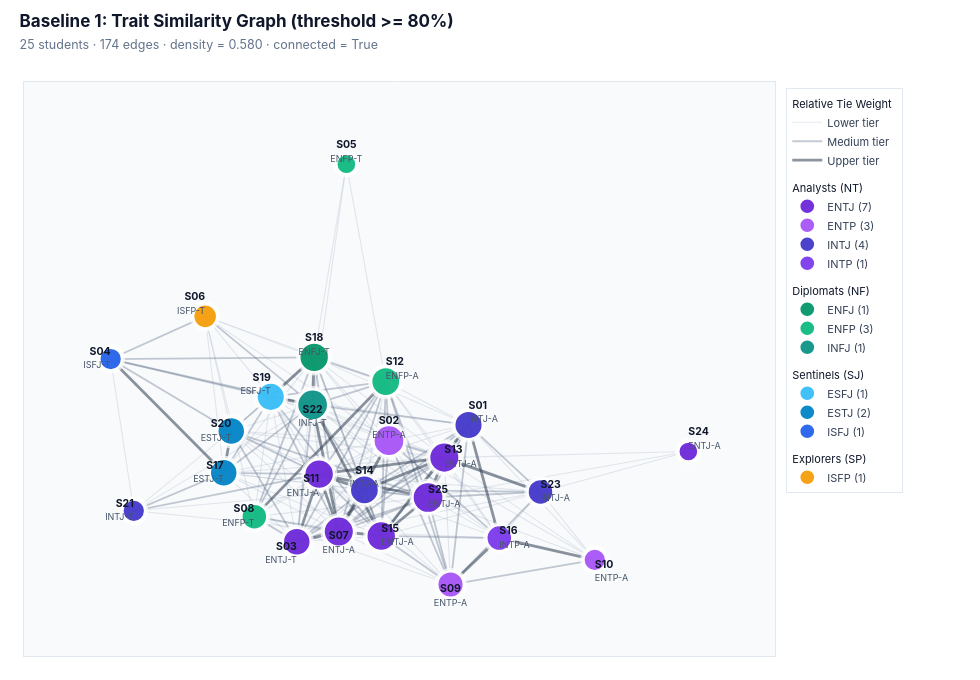

Write notebook code for a chart like this one.
### Markdown cell above
## 1. Baseline 1: Trait Similarity Graph

We start by connecting pairs whose average difference across the five traits is at most 20 percentage points ($\text{similarity} \ge 0.80$). This fixed cutoff produces a very dense network ($174$ edges, density $= 0.58$) with weak selectivity in the center of the cohort.

### Code cell
G_sim = G_base.copy()
students = df.index.tolist()
threshold = 0.80
sim_pairs = []

for i in range(len(students)):
    for j in range(i + 1, len(students)):
        u, v = students[i], students[j]
        diff = np.abs(df.loc[u, traits].values - df.loc[v, traits].values)
        sim = float(1.0 - diff.mean())
        if sim >= threshold:
            G_sim.add_edge(u, v, weight=sim)
            sim_pairs.append({
                "Student A": u, "MBTI A": df.loc[u, "mbti"],
                "Student B": v, "MBTI B": df.loc[v, "mbti"],
                "Similarity (%)": round(sim * 100, 1),
            })

sim_df = pd.DataFrame(sim_pairs).sort_values("Similarity (%)", ascending=False).reset_index(drop=True)
print(f"Similarity graph: {G_sim.number_of_nodes()} nodes, {G_sim.number_of_edges()} edges (density = {nx.density(G_sim):.2f})")
display(sim_df.head(10))

pos_sim = nx.spring_layout(G_sim, seed=42, k=1.25, iterations=200, weight="weight")
plot_network(G_sim, pos_sim, "Baseline 1: Trait Similarity Graph (threshold >= 80%)")

### Figure 1 — Plotly figure (JSON) as saved in the notebook; plotly's stock layout.template omitted (floating-point values rounded to 4 significant figures; data arrays with more than 128 entries replaced by an {"elided": "..."} marker saying what was removed)
{"data": [{"hoverinfo": "skip", "legendgroup": "Edges", "legendgrouptitle": {"text": "Relative Tie Weight"}, "line": {"color": "rgba(148, 163, 184, 0.24)", "width": 1.05}, "mode": "lines", "name": "Lower tier", "type": "scatter", "x": {"elided": "261 float values"}, "y": {"elided": "261 float values"}}, {"hoverinfo": "skip", "legendgroup": "Edges", "line": {"color": "rgba(100, 116, 139, 0.38)", "width": 1.8}, "mode": "lines", "name": "Medium tier", "type": "scatter", "x": {"elided": "186 float values"}, "y": {"elided": "186 float values"}}, {"hoverinfo": "skip", "legendgroup": "Edges", "line": {"color": "rgba(51, 65, 85, 0.56)", "width": 2.75}, "mode": "lines", "name": "Upper tier", "type": "scatter", "x": [0.3312, 0.06555, null, 0.3312, 0.4248, null, 0.08906, -0.06357, null, -0.1915, -0.06357, null, -0.1915, -0.1234, null, -0.7577, -0.4136, null, -0.06357, -0.1234, null, -0.06357, 0.01435, null, -0.06357, 0.06555, null, -0.06357, -0.1432, null, -0.3206, 0.07932, null, 0.2763, 0.4248, null, 0.7153, 0.4248, null, -0.1234, 0.2575, null, -0.1234, 0.01435, null, -0.1234, 0.208, null, 0.2575, 0.01435, null, 0.2575, 0.5502, null, 0.2575, 0.208, null, 0.06555, -0.1432, null, 0.06555, 0.208, null, -0.4136, -0.3908, null, -0.1385, -0.2706, null, -0.1385, -0.1432, null, -0.2706, -0.1432, null], "y": [0.0871, -0.2543, null, 0.0871, -0.2609, null, 0.03857, -0.2409, null, -0.2725, -0.2409, null, -0.2725, -0.06409, null, 0.2899, -0.06007, null, -0.2409, -0.06409, null, -0.2409, -0.1127, null, -0.2409, -0.2543, null, -0.2409, 0.1489, null, -0.195, 0.2206, null, -0.4038, -0.2609, null, -0.3278, -0.2609, null, -0.06409, -0.01339, null, -0.06409, -0.1127, null, -0.06409, -0.136, null, -0.01339, -0.1127, null, -0.01339, -0.1188, null, -0.01339, -0.136, null, -0.2543, 0.1489, null, -0.2543, -0.136, null, -0.06007, 0.06826, null, 0.295, 0.1735, null, 0.295, 0.1489, null, 0.1735, 0.1489, null]}, {"hoverinfo": "skip", "marker": {"color": "#FFFFFF", "line": {"width": 0}, "size": [34.9, 37.5, 34.25, 29.05, 26.45, 30.35, 36.85, 32.3, 32.95, 29.05, 36.2, 35.55, 36.85, 35.55, 36.2, 32.3, 34.25, 36.2, 34.9, 34.25, 29.05, 37.5, 32.3, 26.45, 37.5]}, "mode": "markers", "showlegend": false, "type": "scatter", "x": [0.3312, 0.08906, -0.1915, -0.7577, -0.04051, -0.4702, -0.06357, -0.3206, 0.2763, 0.7153, -0.1234, 0.07932, 0.2575, 0.01435, 0.06555, 0.4248, -0.4136, -0.1385, -0.2706, -0.3908, -0.6874, -0.1432, 0.5502, 1, 0.208], "y": [0.0871, 0.03857, -0.2725, 0.2899, 0.8893, 0.4211, -0.2409, -0.195, -0.4038, -0.3278, -0.06409, 0.2206, -0.01339, -0.1127, -0.2543, -0.2609, -0.06007, 0.295, 0.1735, 0.06826, -0.1771, 0.1489, -0.1188, 0.005393, -0.136]}, {"customdata": ["<b>S03</b> · ENTJ-T<br>Degree: <b>15</b> · Strength: <b>12.83</b><br><span style='color:#64748B'>E 65% · N 85% · T 63% · J 67% · A 49%</span>", "<b>S07</b> · ENTJ-A<br>Degree: <b>19</b> · Strength: <b>16.56</b><br><span style='color:#64748B'>E 51% · N 73% · T 69% · J 54% · A 51%</span>", "<b>S11</b> · ENTJ-A<br>Degree: <b>18</b> · Strength: <b>15.45</b><br><span style='color:#64748B'>E 61% · N 67% · T 69% · J 83% · A 54%</span>", "<b>S13</b> · ENTJ-A<br>Degree: <b>19</b> · Strength: <b>16.22</b><br><span style='color:#64748B'>E 54% · N 65% · T 86% · J 70% · A 64%</span>", "<b>S15</b> · ENTJ-A<br>Degree: <b>18</b> · Strength: <b>15.67</b><br><span style='color:#64748B'>E 52% · N 61% · T 54% · J 54% · A 69%</span>", "<b>S24</b> · ENTJ-A<br>Degree: <b>3</b> · Strength: <b>2.47</b><br><span style='color:#64748B'>E 100% · N 63% · T 86% · J 78% · A 99%</span>", "<b>S25</b> · ENTJ-A<br>Degree: <b>20</b> · Strength: <b>17.16</b><br><span style='color:#64748B'>E 67% · N 61% · T 67% · J 67% · A 71%</span>"], "hovertemplate": "%{customdata}<extra></extra>", "legendgroup": "Analysts (NT)", "legendgrouptitle": {"text": "Analysts (NT)"}, "marker": {"color": "#6D28D9", "line": {"color": "#FFFFFF", "width": 2.3}, "opacity": 0.95, "size": [27.75, 30.35, 29.7, 30.35, 29.7, 19.95, 31]}, "mode": "markers", "name": "ENTJ (7)", "type": "scatter", "x": [-0.1915, -0.06357, -0.1234, 0.2575, 0.06555, 1, 0.208], "y": [-0.2725, -0.2409, -0.06409, -0.01339, -0.2543, 0.005393, -0.136]}, {"customdata": ["<b>S02</b> · ENTP-A<br>Degree: <b>20</b> · Strength: <b>16.83</b><br><span style='color:#64748B'>E 51% · N 54% · T 76% · J 33% · A 53%</span>", "<b>S09</b> · ENTP-A<br>Degree: <b>13</b> · Strength: <b>11.14</b><br><span style='color:#64748B'>E 65% · N 56% · T 72% · J 40% · A 85%</span>", "<b>S10</b> · ENTP-A<br>Degree: <b>7</b> · Strength: <b>5.90</b><br><span style='color:#64748B'>E 60% · N 63% · T 99% · J 22% · A 83%</span>"], "hovertemplate": "%{customdata}<extra></extra>", "legendgroup": "Analysts (NT)", "marker": {"color": "#A855F7", "line": {"color": "#FFFFFF", "width": 2.3}, "opacity": 0.95, "size": [31, 26.45, 22.55]}, "mode": "markers", "name": "ENTP (3)", "type": "scatter", "x": [0.08906, 0.2763, 0.7153], "y": [0.03857, -0.4038, -0.3278]}, {"customdata": ["<b>S01</b> · INTJ-A<br>Degree: <b>16</b> · Strength: <b>13.61</b><br><span style='color:#64748B'>E 36% · N 64% · T 67% · J 58% · A 83%</span>", "<b>S14</b> · INTJ-A<br>Degree: <b>17</b> · Strength: <b>14.63</b><br><span style='color:#64748B'>E 43% · N 70% · T 74% · J 72% · A 64%</span>", "<b>S21</b> · INTJ-T<br>Degree: <b>7</b> · Strength: <b>5.83</b><br><span style='color:#64748B'>E 18% · N 58% · T 69% · J 92% · A 42%</span>", "<b>S23</b> · INTJ-A<br>Degree: <b>12</b> · Strength: <b>10.10</b><br><span style='color:#64748B'>E 49% · N 54% · T 90% · J 69% · A 92%</span>"], "hovertemplate": "%{customdata}<extra></extra>", "legendgroup": "Analysts (NT)", "marker": {"color": "#4338CA", "line": {"color": "#FFFFFF", "width": 2.3}, "opacity": 0.95, "size": [28.4, 29.05, 22.55, 25.8]}, "mode": "markers", "name": "INTJ (4)", "type": "scatter", "x": [0.3312, 0.01435, -0.6874, 0.5502], "y": [0.0871, -0.1127, -0.1771, -0.1188]}, {"customdata": ["<b>S16</b> · INTP-A<br>Degree: <b>12</b> · Strength: <b>10.25</b><br><span style='color:#64748B'>E 46% · N 64% · T 69% · J 24% · A 83%</span>"], "hovertemplate": "%{customdata}<extra></extra>", "legendgroup": "Analysts (NT)", "marker": {"color": "#7C3AED", "line": {"color": "#FFFFFF", "width": 2.3}, "opacity": 0.95, "size": [25.8]}, "mode": "markers", "name": "INTP (1)", "type": "scatter", "x": [0.4248], "y": [-0.2609]}, {"customdata": ["<b>S18</b> · ENFJ-T<br>Degree: <b>18</b> · Strength: <b>15.37</b><br><span style='color:#64748B'>E 56% · N 64% · T 40% · J 53% · A 36%</span>"], "hovertemplate": "%{customdata}<extra></extra>", "legendgroup": "Diplomats (NF)", "legendgrouptitle": {"text": "Diplomats (NF)"}, "marker": {"color": "#059669", "line": {"color": "#FFFFFF", "width": 2.3}, "opacity": 0.95, "size": [29.7]}, "mode": "markers", "name": "ENFJ (1)", "type": "scatter", "x": [-0.1385], "y": [0.295]}, {"customdata": ["<b>S05</b> · ENFP-T<br>Degree: <b>3</b> · Strength: <b>2.45</b><br><span style='color:#64748B'>E 53% · N 86% · T 22% · J 42% · A 12%</span>", "<b>S08</b> · ENFP-T<br>Degree: <b>12</b> · Strength: <b>10.21</b><br><span style='color:#64748B'>E 78% · N 70% · T 49% · J 43% · A 44%</span>", "<b>S12</b> · ENFP-A<br>Degree: <b>17</b> · Strength: <b>14.57</b><br><span style='color:#64748B'>E 65% · N 71% · T 49% · J 42% · A 56%</span>"], "hovertemplate": "%{customdata}<extra></extra>", "legendgroup": "Diplomats (NF)", "marker": {"color": "#10B981", "line": {"color": "#FFFFFF", "width": 2.3}, "opacity": 0.95, "size": [19.95, 25.8, 29.05]}, "mode": "markers", "name": "ENFP (3)", "type": "scatter", "x": [-0.04051, -0.3206, 0.07932], "y": [0.8893, -0.195, 0.2206]}, {"customdata": ["<b>S22</b> · INFJ-T<br>Degree: <b>20</b> · Strength: <b>17.20</b><br><span style='color:#64748B'>E 46% · N 64% · T 49% · J 57% · A 39%</span>"], "hovertemplate": "%{customdata}<extra></extra>", "legendgroup": "Diplomats (NF)", "marker": {"color": "#0D9488", "line": {"color": "#FFFFFF", "width": 2.3}, "opacity": 0.95, "size": [31]}, "mode": "markers", "name": "INFJ (1)", "type": "scatter", "x": [-0.1432], "y": [0.1489]}, {"customdata": ["<b>S19</b> · ESFJ-T<br>Degree: <b>16</b> · Strength: <b>13.68</b><br><span style='color:#64748B'>E 54% · N 45% · T 39% · J 57% · A 49%</span>"], "hovertemplate": "%{customdata}<extra></extra>", "legendgroup": "Sentinels (SJ)", "legendgrouptitle": {"text": "Sentinels (SJ)"}, "marker": {"color": "#38BDF8", "line": {"color": "#FFFFFF", "width": 2.3}, "opacity": 0.95, "size": [28.4]}, "mode": "markers", "name": "ESFJ (1)", "type": "scatter", "x": [-0.2706], "y": [0.1735]}, {"customdata": ["<b>S17</b> · ESTJ-T<br>Degree: <b>15</b> · Strength: <b>12.79</b><br><span style='color:#64748B'>E 51% · N 46% · T 64% · J 81% · A 33%</span>", "<b>S20</b> · ESTJ-T<br>Degree: <b>15</b> · Strength: <b>12.74</b><br><span style='color:#64748B'>E 58% · N 35% · T 65% · J 75% · A 43%</span>"], "hovertemplate": "%{customdata}<extra></extra>", "legendgroup": "Sentinels (SJ)", "marker": {"color": "#0284C7", "line": {"color": "#FFFFFF", "width": 2.3}, "opacity": 0.95, "size": [27.75, 27.75]}, "mode": "markers", "name": "ESTJ (2)", "type": "scatter", "x": [-0.4136, -0.3908], "y": [-0.06007, 0.06826]}, {"customdata": ["<b>S04</b> · ISFJ-T<br>Degree: <b>7</b> · Strength: <b>6.12</b><br><span style='color:#64748B'>E 36% · N 43% · T 43% · J 76% · A 32%</span>"], "hovertemplate": "%{customdata}<extra></extra>", "legendgroup": "Sentinels (SJ)", "marker": {"color": "#2563EB", "line": {"color": "#FFFFFF", "width": 2.3}, "opacity": 0.95, "size": [22.55]}, "mode": "markers", "name": "ISFJ (1)", "type": "scatter", "x": [-0.7577], "y": [0.2899]}, {"customdata": ["<b>S06</b> · ISFP-T<br>Degree: <b>9</b> · Strength: <b>7.48</b><br><span style='color:#64748B'>E 31% · N 36% · T 47% · J 39% · A 31%</span>"], "hovertemplate": "%{customdata}<extra></extra>", "legendgroup": "Explorers (SP)", "legendgrouptitle": {"text": "Explorers (SP)"}, "marker": {"color": "#F59E0B", "line": {"color": "#FFFFFF", "width": 2.3}, "opacity": 0.95, "size": [23.85]}, "mode": "markers", "name": "ISFP (1)", "type": "scatter", "x": [-0.4702], "y": [0.4211]}, {"hoverinfo": "skip", "mode": "text", "showlegend": false, "text": ["<b>S01</b><br><span style='font-size:9px;color:#475569'>INTJ-A</span>", "<b>S02</b><br><span style='font-size:9px;color:#475569'>ENTP-A</span>", "<b>S03</b><br><span style='font-size:9px;color:#475569'>ENTJ-T</span>", "<b>S04</b><br><span style='font-size:9px;color:#475569'>ISFJ-T</span>", "<b>S05</b><br><span style='font-size:9px;color:#475569'>ENFP-T</span>", "<b>S06</b><br><span style='font-size:9px;color:#475569'>ISFP-T</span>", "<b>S07</b><br><span style='font-size:9px;color:#475569'>ENTJ-A</span>", "<b>S08</b><br><span style='font-size:9px;color:#475569'>ENFP-T</span>", "<b>S09</b><br><span style='font-size:9px;color:#475569'>ENTP-A</span>", "<b>S10</b><br><span style='font-size:9px;color:#475569'>ENTP-A</span>", "<b>S11</b><br><span style='font-size:9px;color:#475569'>ENTJ-A</span>", "<b>S12</b><br><span style='font-size:9px;color:#475569'>ENFP-A</span>", "<b>S13</b><br><span style='font-size:9px;color:#475569'>ENTJ-A</span>", "<b>S14</b><br><span style='font-size:9px;color:#475569'>INTJ-A</span>", "<b>S15</b><br><span style='font-size:9px;color:#475569'>ENTJ-A</span>", "<b>S16</b><br><span style='font-size:9px;color:#475569'>INTP-A</span>", "<b>S17</b><br><span style='font-size:9px;color:#475569'>ESTJ-T</span>", "<b>S18</b><br><span style='font-size:9px;color:#475569'>ENFJ-T</span>", "<b>S19</b><br><span style='font-size:9px;color:#475569'>ESFJ-T</span>", "<b>S20</b><br><span style='font-size:9px;color:#475569'>ESTJ-T</span>", "<b>S21</b><br><span style='font-size:9px;color:#475569'>INTJ-T</span>", "<b>S22</b><br><span style='font-size:9px;color:#475569'>INFJ-T</span>", "<b>S23</b><br><span style='font-size:9px;color:#475569'>INTJ-A</span>", "<b>S24</b><br><span style='font-size:9px;color:#475569'>ENTJ-A</span>", "<b>S25</b><br><span style='font-size:9px;color:#475569'>ENTJ-A</span>"], "textfont": {"color": "#0F172A", "family": "Inter, -apple-system, BlinkMacSystemFont, sans-serif", "size": 10.5}, "textposition": ["top right", "top center", "bottom left", "middle left", "top center", "top left", "bottom center", "middle left", "bottom center", "bottom right", "bottom left", "top right", "middle right", "top center", "middle right", "middle right", "middle left", "top center", "top left", "middle left", "middle left", "bottom center", "middle right", "top right", "middle right"], "type": "scatter", "x": [0.3312, 0.08906, -0.1915, -0.7577, -0.04051, -0.4702, -0.06357, -0.3206, 0.2763, 0.7153, -0.1234, 0.07932, 0.2575, 0.01435, 0.06555, 0.4248, -0.4136, -0.1385, -0.2706, -0.3908, -0.6874, -0.1432, 0.5502, 1, 0.208], "y": [0.0871, 0.03857, -0.2725, 0.2899, 0.8893, 0.4211, -0.2409, -0.195, -0.4038, -0.3278, -0.06409, 0.2206, -0.01339, -0.1127, -0.2543, -0.2609, -0.06007, 0.295, 0.1735, 0.06826, -0.1771, 0.1489, -0.1188, 0.005393, -0.136]}], "layout": {"font": {"color": "#1E293B", "family": "Inter, -apple-system, BlinkMacSystemFont, sans-serif"}, "height": 680, "hoverlabel": {"bgcolor": "#FFFFFF", "bordercolor": "#CBD5E1", "font": {"color": "#0F172A", "family": "Inter, -apple-system, sans-serif", "size": 12}}, "legend": {"bgcolor": "rgba(255,255,255,0.94)", "bordercolor": "#E2E8F0", "borderwidth": 1, "font": {"color": "#334155", "size": 11}, "grouptitlefont": {"color": "#0F172A", "family": "Inter, sans-serif", "size": 11}, "tracegroupgap": 8, "x": 1.015, "xanchor": "left", "y": 0.99, "yanchor": "top"}, "margin": {"b": 24, "l": 24, "r": 205, "t": 82}, "paper_bgcolor": "#FFFFFF", "plot_bgcolor": "#F8FAFC", "title": {"font": {"color": "#0F172A", "family": "Inter, -apple-system, BlinkMacSystemFont, sans-serif", "size": 17}, "text": "<b>Baseline 1: Trait Similarity Graph (threshold >= 80%)</b><br><span style='font-size:12.5px;color:#64748B;font-weight:400'>25 students · 174 edges · density = 0.580 · connected = True</span>", "x": 0.02, "xanchor": "left", "y": 0.96, "yanchor": "top"}, "width": 980, "xaxis": {"linecolor": "#E2E8F0", "linewidth": 1, "mirror": true, "range": [-1.021, 1.264], "showgrid": false, "showticklabels": false, "zeroline": false}, "yaxis": {"linecolor": "#E2E8F0", "linewidth": 1, "mirror": true, "range": [-0.6237, 1.142], "showgrid": false, "showticklabels": false, "zeroline": false}}}
